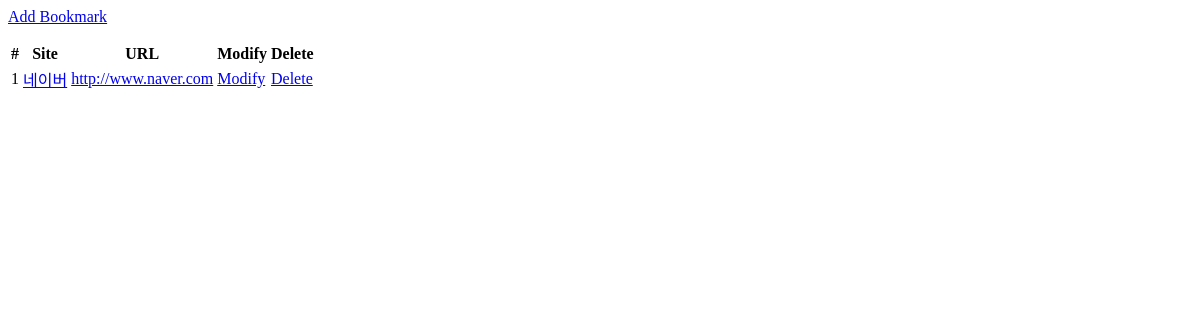
Page /bookmark/ on the earlier database version.
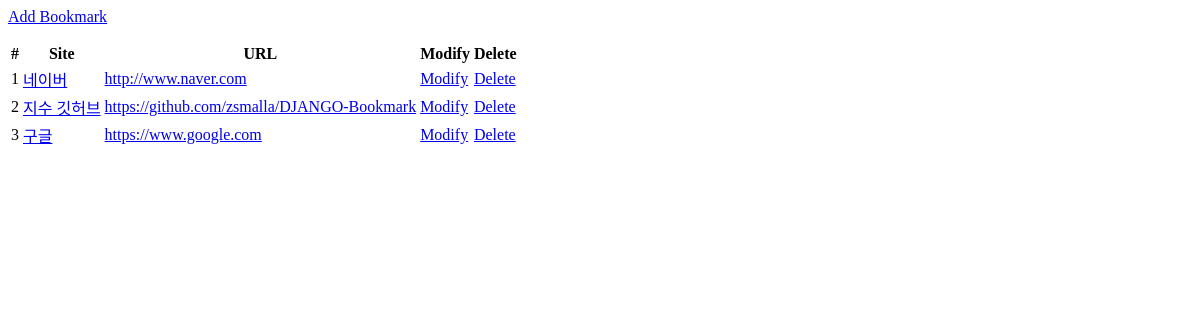
Same page on the later database version.
### bookmark/models.py (models this page shows, shortened)
class Bookmark(models.Model):
    site_name = models.CharField(max_length=100)
    url = models.URLField('Site URL')

### bookmark/views.py (the view)
# urls.py: path("", BookmarkListView.as_view(), name='list'),   # 클래스형 뷰 -> 함수형 뷰로 변환 : as_view()
class BookmarkListView(ListView):
    model = Bookmark

### bookmark/templates/bookmark/bookmark_list.html (shortened to what this page needs)
{% extends 'base.html' %}
{% block content %}
<div class=""btn-group">
    <a href="{% url 'add' %}" class=""btn btn-info">Add Bookmark</a>
</div>
<table class="table">
    <thead>
        <tr>
            <th scope="col">#</th>
            <th scope="col">Site</th>
            <th scope="col">URL</th>
            <th scope="col">Modify</th>
            <th scope="col">Delete</th>
        </tr>
    </thead>
    <tbody>
        {% for bookmark in object_list %}
            <tr>
                <td>{{forloop.counter}}</td>
                <td><a href="{% url 'detail' pk=bookmark.id %}">{{bookmark.site_name}}</a></td>
                <td><a href="{{bookmark.url}}" target="_blank">{{bookmark.url}}</a></td>
                <td><a href="{% url 'update' pk=bookmark.id %}" class="btn btn-success-btn-sm">Modify</a></td>
                <td><a href="{% url 'delete' pk=bookmark.id %}" class="btn btn-danger-btn-sm">Delete</a></td>
            </tr>
        {% endfor %}
    </tbody>
</table>
{% endblock %}

Differences in the rows shown:
added Bookmark: site_name "지수 깃허브", url "https://github.com/zsmalla/DJANGO-Bookmark"
added Bookmark: site_name "구글", url "https://www.google.com"
